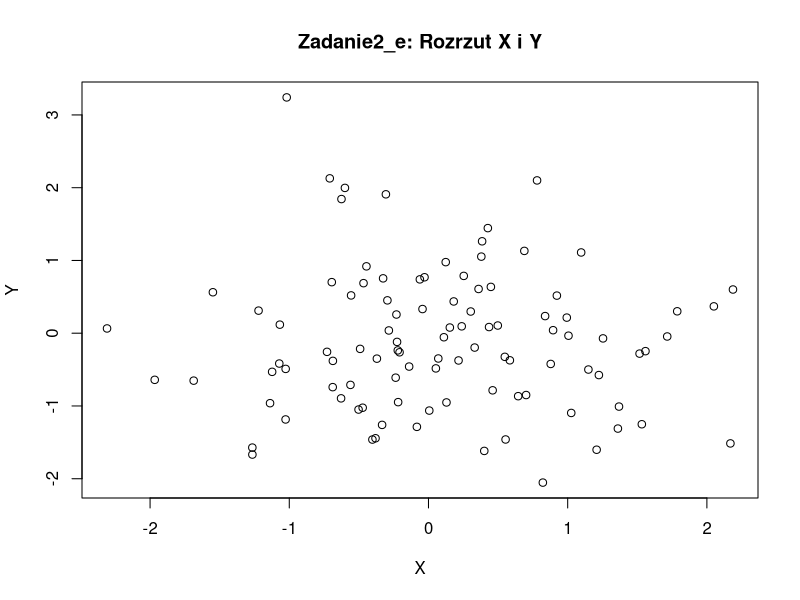
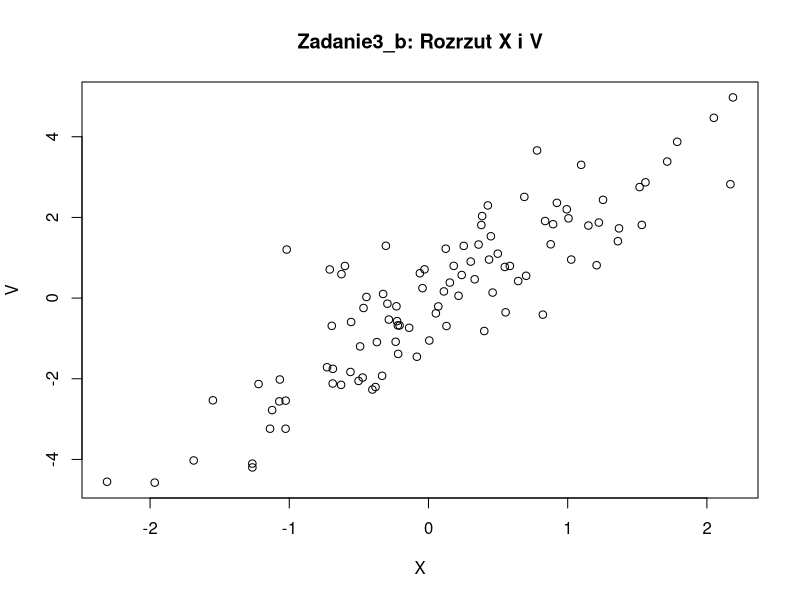
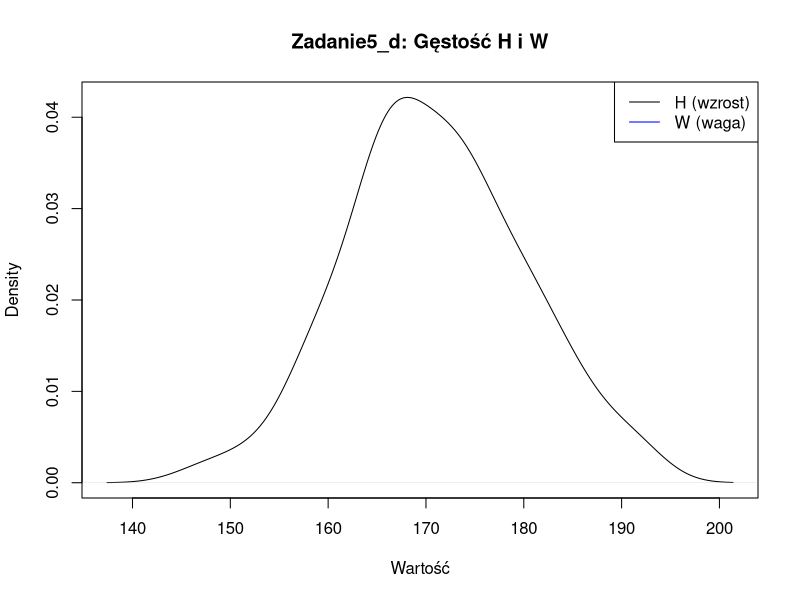
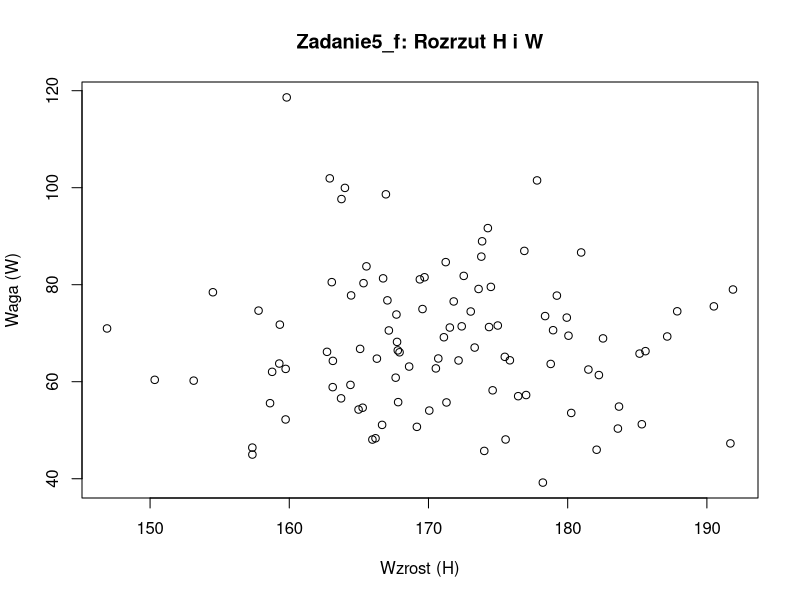

The R source for these figures, in order:
#lista13

#zadanie 1 – egzaminy studentów

# dane punktowe
analiza <- c(28, 26, 23, 18, 14, 12)
algebra <- c(25, 27, 20, 24, 16, 13)

#a) Wyznaczanie współczynników korelacji
#i) Pearson
pearson_r <- cor(analiza, algebra, method = "pearson")
cat("\nZadanie1_ai: Współczynnik korelacji Pearsona =", pearson_r, "\n")

#ii) Spearman
spearman_r <- cor(analiza, algebra, method = "spearman")
cat("Zadanie1_aii: Współczynnik korelacji Spearmana =", spearman_r, "\n")

#iii) Kendall
kendall_r <- cor(analiza, algebra, method = "kendall")
cat("Zadanie1_aiii: Współczynnik korelacji Kendalla =", kendall_r, "\n")

#b) Testowanie hipotezy o braku korelacji
#i) Test Pearsona
cat("\nZadanie1_bi: Test korelacji Pearsona\n")
print(cor.test(analiza, algebra, method = "pearson"))

#ii) Test Spearmana
cat("\nZadanie1_bii: Test korelacji Spearmana\n")
print(cor.test(analiza, algebra, method = "spearman"))

#iii) Test Kendalla
cat("\nZadanie1_biii: Test korelacji Kendalla\n")
print(cor.test(analiza, algebra, method = "kendall"))

#zadanie 2 – losowanie X i Y ~ N(0,1)

#a) Losowanie 100 realizacji pary (X, Y)
set.seed(123)
x <- rnorm(100)
y <- rnorm(100)

#b) Wyznaczenie współczynnika korelacji i testowanie hipotezy H0: rho(X,Y)=0
#i) Pearson
cat("\nZadanie2_bi (Pearson):\n")
print(cor.test(x, y, method = "pearson"))

#ii) Spearman
cat("\nZadanie2_bii (Spearman):\n")
print(cor.test(x, y, method = "spearman"))

#iii) Kendall
cat("\nZadanie2_biii (Kendall):\n")
print(cor.test(x, y, method = "kendall"))

#c) Testowanie hipotezy H0: rho(X,Y)=0 za pomocą testu permutacyjnego (B = 1000)
perm_test <- function(x, y, method, B = 1000) {
  obs <- cor(x, y, method = method)
  perms <- replicate(B, cor(x, sample(y), method = method))
  pval <- mean(abs(perms) >= abs(obs))
  return(list(stat = obs, p_value = pval))
}

#i) Pearson
cat("\nZadanie2_ci (Permutacja Pearson):\n")
print(perm_test(x, y, "pearson"))

#ii) Spearman
cat("\nZadanie2_cii (Permutacja Spearman):\n")
print(perm_test(x, y, "spearman"))

#iii) Kendall
cat("\nZadanie2_ciii (Permutacja Kendall):\n")
print(perm_test(x, y, "kendall"))

#d) Wyznaczanie przedziałów ufności i testowanie hipotezy za pomocą bootstrappingu (R = 1000)
library(boot)
data_xy <- data.frame(x, y)

boot_cor <- function(data, indices, method) {
  cor(data[indices, 1], data[indices, 2], method = method)
}

#i) Pearson
cat("\nZadanie2_di (Bootstrap Pearson):\n")
boot_p <- boot(data_xy, function(d, i) boot_cor(d, i, "pearson"), R = 1000)
print(boot.ci(boot_p, type = "perc"))

#ii) Spearman
cat("\nZadanie2_dii (Bootstrap Spearman):\n")
boot_s <- boot(data_xy, function(d, i) boot_cor(d, i, "spearman"), R = 1000)
print(boot.ci(boot_s, type = "perc"))

#iii) Kendall
cat("\nZadanie2_diii (Bootstrap Kendall):\n")
boot_k <- boot(data_xy, function(d, i) boot_cor(d, i, "kendall"), R = 1000)
print(boot.ci(boot_k, type = "perc"))

#e) Sporządzenie wykresu rozrzutu zmiennych X i Y
plot(x, y, main = "Zadanie2_e: Rozrzut X i Y", xlab = "X", ylab = "Y")


#zadanie 3 – korelacja X i V = 2X + Y

v <- 2*x + y

#a) Korelacje i testy
cat("\nZadanie3_ai:\n")
print(cor.test(x, v, method = "pearson"))

cat("\nZadanie3_aii:\n")
print(cor.test(x, v, method = "spearman"))

cat("\nZadanie3_aiii:\n")
print(cor.test(x, v, method = "kendall"))

#b) Wykres
plot(x, v, main = "Zadanie3_b: Rozrzut X i V", xlab = "X", ylab = "V")


#zadanie4  – analiza danych mieszkań

#a) Wczytanie danych
dane <- read.csv("mieszkania.csv", sep = ";")
dane$cena_m2 <- dane$Cena / dane$Metraz

#b) Macierz korelacji Pearsona
cat("\nZadanie4_b:\n")
print(cor(dane[, c("Metraz", "Pokoje", "Cena", "cena_m2")], method = "pearson"))

#c) Macierz Spearmana
cat("\nZadanie4_c:\n")
print(cor(dane[, c("Cena", "Metraz", "cena_m2", "Pokoje")], method = "spearman"))

#d) Macierz Kendalla
cat("\nZadanie4_d:\n")
print(cor(dane[, c("Cena", "Metraz", "cena_m2", "Pokoje")], method = "kendall"))

#e) Testy hipotezy: korelacja między Metrażem a ceną za m2
cat("\nZadanie4_ei:\n")
print(cor.test(dane$Metraz, dane$cena_m2, method = "pearson"))

cat("\nZadanie4_eii:\n")
print(cor.test(dane$Metraz, dane$cena_m2, method = "spearman"))

cat("\nZadanie4_eiii:\n")
print(cor.test(dane$Metraz, dane$cena_m2, method = "kendall", exact = FALSE ))


#zadanie 5 – wzrost i waga z N(0,1)


set.seed(123)
X <- rnorm(100)
Y <- rnorm(100)

#a) Dane: H i W
H <- 170 + 10*X
W <- 70 + 15*Y

#b) Średnie i odchylenia standardowe
cat("\nZadanie5_b:\n")
cat("Średnia H =", mean(H), ", SD H =", sd(H), "\n")
cat("Średnia W =", mean(W), ", SD W =", sd(W), "\n")

#c) Korelacje
cat("\nZadanie5_ci:\n")
print(cor(H, W, method = "pearson"))

cat("\nZadanie5_cii:\n")
print(cor(H, W, method = "spearman"))

cat("\nZadanie5_ciii:\n")
print(cor(H, W, method = "kendall"))

#d) Estymatory gęstości
plot(density(H), main = "Zadanie5_d: Gęstość H i W", xlab = "Wartość")
lines(density(W), col = "blue")
legend("topright", legend = c("H (wzrost)", "W (waga)"), col = c("black", "blue"), lty = 1)

#e) Testy normalności
cat("\nZadanie5_ei:\n")
print(shapiro.test(H))

cat("\nZadanie5_eii:\n")
print(shapiro.test(W))

#f) Wykres rozrzutu
plot(H, W, main = "Zadanie5_f: Rozrzut H i W", xlab = "Wzrost (H)", ylab = "Waga (W)")
